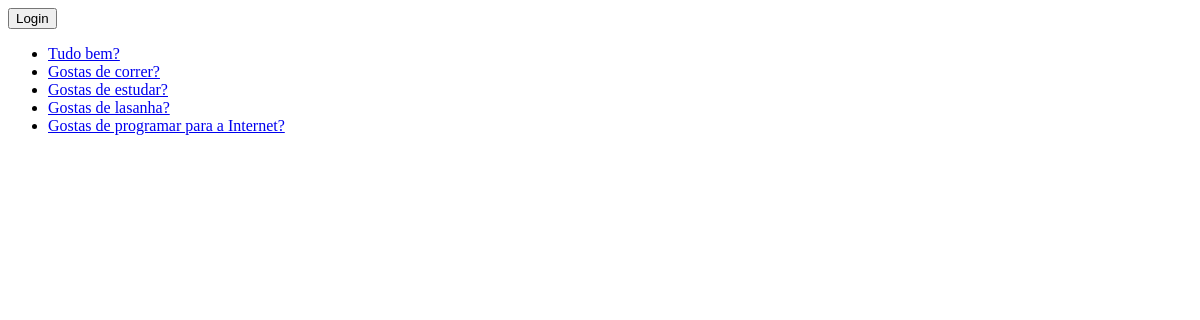
Before: /votacao/ with the older database file.
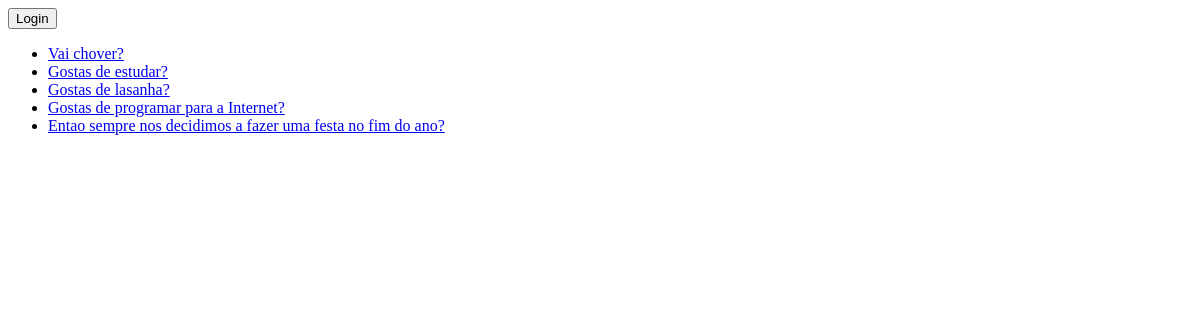
After: the same page with the newer database file.
### votacao/models.py (models this page shows, shortened)
class Questao(models.Model):
    questao_texto = models.CharField(max_length=200)
    pub_data = models.DateTimeField('data de publicacao')

### votacao/views.py (the view)
# urls.py: path("", views.index, name='index'),
def index(request):
    latest_question_list = Questao.objects.order_by('-pub_data')[:5]
    context = {'latest_question_list': latest_question_list}
    return render(request, 'votacao/index.html', context)

### votacao/templates/votacao/index.html (shortened to what this page needs)
{% if request.user.is_authenticated %}
    <p><strong>User logged in: &nbsp; {{ user.get_username }} </strong></p>
    <a href="{%  url 'votacao:logout' %}"> <button type="button">Logout</button> </a>
    {% if not request.user.is_superuser %}
        <a href="{%  url 'votacao:info_pessoal' %}"> <button type="button">Account Info</button> </a><br>
    {% endif %}
{% else %}
    <a href="{%  url 'votacao:login' %}"> <button type="button">Login</button> </a><br>
{% endif %}
{% if latest_question_list %}
<ul>
    {% for questao in latest_question_list %}
    <li>
        <a href= "{% url 'votacao:detalhe' questao.id %}">{{ questao.questao_texto }}</a>
</li>
{% endfor %}
</ul>
{% else %}
    <p>Nao ha questoes disponiveis.</p>
{% endif %}

Changed rows visible on the page:
removed Questao: questao_texto "Tudo bem?"
removed Questao: questao_texto "Gostas de correr?"
added Questao: questao_texto "Vai chover?"
now on this page (row unchanged): Questao: questao_texto "Entao sempre nos decidimos a fazer uma festa no fim do ano?"
